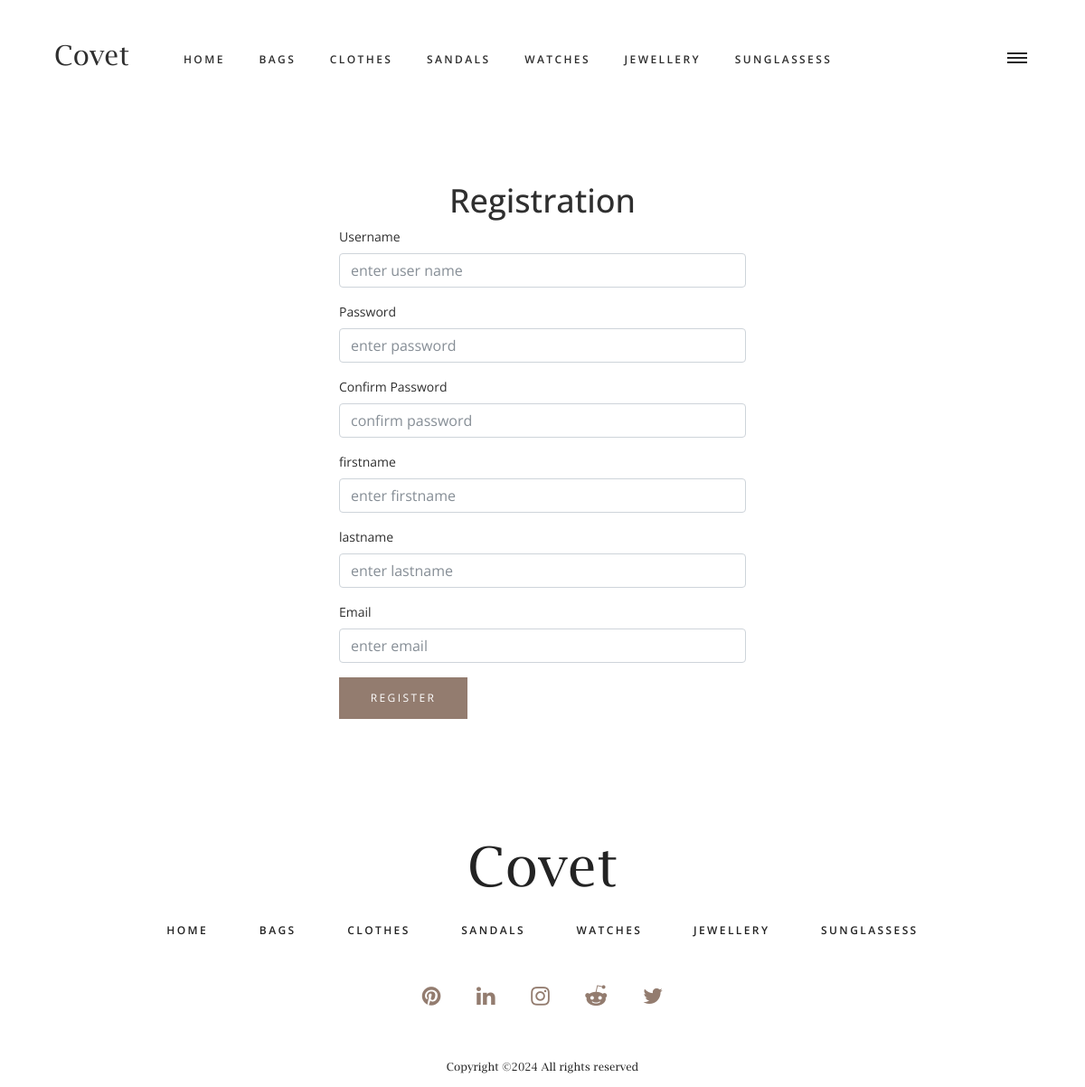
Screenshot of /register/ with the database file from the repository.
### shop/models.py (models this page shows, shortened)
class Category(models.Model):
    name = models.CharField(max_length=100)
    desc = models.TextField()
    image = models.ImageField(upload_to="category")

### shop/views.py (the view, shortened to what this page needs)
# urls.py: path('register/', views.register, name="register"),
def register(request):
    return render(request,'register.html')

### cart/context_processors.py (called while the page is built, shortened)
def count_items(request):
    u=request.user
    count=0
    return {'c':count}

### shop/context_processors.py (called while the page is built)
def menu_links(request):
    c=Category.objects.all()
    return {'links':c}

### templates/register.html (shortened to what this page needs)
{% extends 'base.html' %}
{% load static %}
{% block content %}
<h2 class="text-center" style="margin-top:200px;">Registration</h2>
<div class="container" style="width:40%;margin-bottom:100px;">
<form method="POST" >
  <div class="mb-3">
    <label class="form-label">Username</label>
    <input type="text" class="form-control" name="u" placeholder="enter user name">
  </div>
    <div class="mb-3">
    <label class="form-label">Password</label>
    <input type="password" class="form-control" name="p" placeholder="enter password">
  </div>
  <div class="mb-3">
    <label class="form-label">Confirm Password</label>
    <input type="password" class="form-control" name="cp" placeholder="confirm password">
  </div>
    <div class="mb-3">
    <label class="form-label">firstname</label>
    <input type="text" class="form-control" name="f" placeholder="enter firstname">
  </div>
    <div class="mb-3">
    <label class="form-label">lastname</label>
    <input type="text" class="form-control" name="l" placeholder="enter lastname">
  </div>
    <div class="mb-3">
    <label class="form-label">Email</label>
    <input type="email" class="form-control" name="e" placeholder="enter email">
  </div>
  <div>
  <button type="submit" class="button">Register</button>
  </div>
</form>
</div>
{% endblock %}

### templates/base.html (shortened to what this page needs)
<!DOCTYPE html>
{% load static %}
<html lang="en">
<head>
<link rel="stylesheet" type="text/css" href="{% static 'styles/bootstrap4/bootstrap.min.css' %}">
<link href="{% static 'plugins/font-awesome-4.7.0/css/font-awesome.min.css' %}" rel="stylesheet" type="text/css">
<link rel="stylesheet" type="text/css" href="{% static 'plugins/OwlCarousel2-2.2.1/owl.carousel.css' %}">
<link rel="stylesheet" type="text/css" href="{% static 'plugins/OwlCarousel2-2.2.1/owl.theme.default.css' %}">
<link rel="stylesheet" type="text/css" href="{% static 'plugins/OwlCarousel2-2.2.1/animate.css' %}">
<link href="{% static 'plugins/colorbox/colorbox.css' %}" rel="stylesheet" type="text/css">
<link rel="stylesheet" type="text/css" href="{% static 'styles/main_styles.css' %}">
<link rel="stylesheet" type="text/css" href="{% static 'styles/responsive.css' %}">
<link rel="stylesheet" type="text/css" href="{% static 'styles/cart.css' %}">
<link rel="stylesheet" type="text/css" href="{% static 'styles/cart_responsive.css' %}">
</head>
<body>
<div class="super_container">
	<header class="header" style="margin-bottom:100px;">
		<div class="header_inner d-flex flex-row align-items-center justify-content-start">
			<div class="logo"><a href="#">Covet</a></div>
			<nav class="main_nav">
				<ul>
					<li><a href="{% url 'shop:category' %}">home</a></li>
					{% for i in links %}
            			<li><a href="{% url 'shop:products' i.id %}">{{i.name}}</a></li>
              		{% endfor %}
				</ul>
			</nav>
			<div class="header_content ml-auto">
			</div>
			<div class="burger_container d-flex flex-column align-items-center justify-content-around menu_mm"><div></div><div></div><div></div></div>
		</div>
	</header>
    {% block content %}
    {% endblock %}
	<footer class="footer">
		<div class="container-fluid">
			<div class="row">
				<div class="col text-center">
					<div class="footer_logo"><a href="#">Covet</a></div>
					<nav class="footer_nav">
						<ul>
							<li><a href="{% url 'shop:category' %}">home</a></li>
							{% for i in links %}
            					<li><a href="{% url 'shop:products' i.id %}">{{i.name}}</a></li>
              				{% endfor %}
						</ul>
					</nav>
					<div class="footer_social">
						<ul>
							<li><a href="https://www.pinterest.com/sarahandaric/references-for-art/"><i class="fa fa-pinterest" aria-hidden="true"></i></a></li>
							<li><a href="https://www.linkedin.com/in/sada-yoosuf-b60591258/"><i class="fa fa-linkedin" aria-hidden="true"></i></a></li>
							<li><a href="https://www.instagram.com/sada._.yoosuf/"><i class="fa fa-instagram" aria-hidden="true"></i></a></li>
							<li><a href="https://www.reddit.com"><i class="fa fa-reddit-alien" aria-hidden="true"></i></a></li>
							<li><a href="https://x.com/?lang=en"><i class="fa fa-twitter" aria-hidden="true"></i></a></li>
						</ul>
					</div>
					<div class="copyright">
Copyright &copy;<script>document.write(new Date().getFullYear());</script> All rights reserved
</div>
				</div>
			</div>
		</div>
	</footer>
</div>
</body>
</html>

### static/styles/main_styles.css (style rules this page uses)
* { margin: 0; padding: 0; -webkit-font-smoothing: antialiased; -webkit-text-shadow: rgba(0,0,0,.01) 0 0 1px; text-shadow: rgba(0,0,0,.01) 0 0 1px; }
body { font-family: 'Open Sans', sans-serif; font-size: 14px; font-weight: 400; background: #FFFFFF; color: #2f2f2f; }
div { display: block; position: relative; -webkit-box-sizing: border-box; -moz-box-sizing: border-box; box-sizing: border-box; }
ul { list-style: none; margin-bottom: 0px; }
a, a:hover, a:visited, a:active, a:link { text-decoration: none; -webkit-font-smoothing: antialiased; -webkit-text-shadow: rgba(0,0,0,.01) 0 0 1px; text-shadow: rgba(0,0,0,.01) 0 0 1px; }
h2 { font-size: 36px; }
h1, h2, h3, h4, h5, h6 { font-family: 'Open Sans', sans-serif; -webkit-font-smoothing: antialiased; -webkit-text-shadow: rgba(0,0,0,.01) 0 0 1px; text-shadow: rgba(0,0,0,.01) 0 0 1px; }
.form-control { color: #db5246; }
.super_container { width: 100%; overflow: hidden; }
.button { width: 142px; height: 46px; background: #937c6f; text-align: center; -webkit-transition: all 200ms ease; -moz-transition: all 200ms ease; -ms-transition: all 200ms ease; -o-transition: all 200ms ease; transition: all 200ms ease; }
.header { position: fixed; top: 0; left: 0; width: 100%; height: 120px; background: #FFFFFF; z-index: 100; padding-left: 60px; padding-right: 64px; -webkit-transition: all 200ms ease; -moz-transition: all 200ms ease; -ms-transition: all 200ms ease; -o-transition: all 200ms ease; transition: all 200ms ease; }
.header_inner { width: 100%; height: 100%; }
.logo a { font-family: 'Lucida', serif; font-size: 30px; color: #2f2f2f; }
.main_nav { padding-left: 252px; -webkit-transform: translateY(4px); -moz-transform: translateY(4px); -ms-transform: translateY(4px); -o-transform: translateY(4px); transform: translateY(4px); }
.main_nav ul li { display: inline-block; margin-right: 50px; }
.main_nav ul li:last-child { margin-right: 0; }
.main_nav ul li a { font-size: 12px; text-transform: uppercase; color: #2f2f2f; font-weight: 600; letter-spacing: 0.2em; -webkit-transition: all 200ms ease; -moz-transition: all 200ms ease; -ms-transition: all 200ms ease; -o-transition: all 200ms ease; transition: all 200ms ease; }
.burger_container { position: absolute; top: calc(50% + 4px); -webkit-transform: translateY(-50%); -moz-transform: translateY(-50%); -ms-transform: translateY(-50%); -o-transform: translateY(-50%); transform: translateY(-50%); right: 0; width: 22px; height: 16px; cursor: pointer; }
.burger_container div { width: 100%; height: 2px; background: #232323; -webkit-transition: all 200ms ease; -moz-transition: all 200ms ease; -ms-transition: all 200ms ease; -o-transition: all 200ms ease; transition: all 200ms ease; pointer-events: none; }
.footer { padding-top: 80px; }
.footer_logo a { font-family: 'Lucida', serif; font-size: 60px; color: #232323; }
.footer_nav { margin-top: 14px; }
.footer_nav ul li { display: inline-block; margin-right: 53px; }
.footer_nav ul li:last-child { margin-right: 0; }
.footer_nav ul li a { font-size: 12px; text-transform: uppercase; color: #232323; font-weight: 600; letter-spacing: 0.2em; -webkit-transition: all 200ms ease; -moz-transition: all 200ms ease; -ms-transition: all 200ms ease; -o-transition: all 200ms ease; transition: all 200ms ease; }
.footer_social { margin-top: 51px; }
.footer_social ul li { display: inline-block; margin-right: 36px; }
.footer_social ul li:last-child { margin-right: 0; }
.footer_social ul li a i { font-size: 24px; color: #937c6f; -webkit-transition: all 200ms ease; -moz-transition: all 200ms ease; -ms-transition: all 200ms ease; -o-transition: all 200ms ease; transition: all 200ms ease; }
.copyright { margin-top: 56px; padding-bottom: 13px; font-family: 'Lucida', serif; font-size: 12px; color: #232323; }

### static/styles/responsive.css (style rules this page uses)
@media only screen and (max-width: 1600px) { .main_nav { padding-left: 100px; } }
@media only screen and (max-width: 1380px) { .main_nav { padding-left: 60px; } }
@media only screen and (max-width: 1380px) { .main_nav ul li { margin-right: 34px; } }

### static/styles/cart_responsive.css (style rules this page uses)
@media only screen and (max-width: 1600px) { .main_nav { padding-left: 100px; } }
@media only screen and (max-width: 1380px) { .main_nav { padding-left: 60px; } }
@media only screen and (max-width: 1380px) { .main_nav ul li { margin-right: 34px; } }

### rows the page displays
Category: name "BAGS"
Category: name "CLOTHES"
Category: name "SANDALS"
Category: name "WATCHES"
Category: name "JEWELLERY"
Category: name "SUNGLASSESS"
